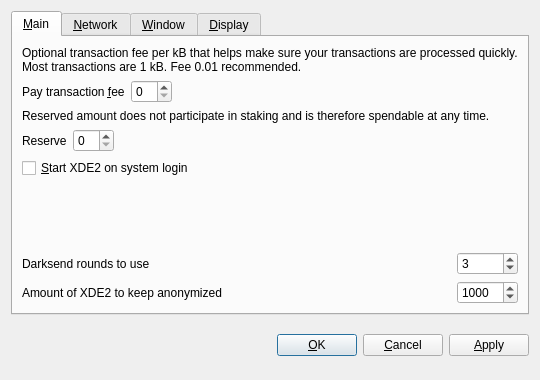
<?xml version="1.0" encoding="UTF-8"?>
<ui version="4.0">
 <class>OptionsDialog</class>
 <widget class="QDialog" name="OptionsDialog">
  <property name="geometry">
   <rect>
    <x>0</x>
    <y>0</y>
    <width>540</width>
    <height>380</height>
   </rect>
  </property>
  <property name="windowTitle">
   <string>Options</string>
  </property>
  <property name="modal">
   <bool>true</bool>
  </property>
  <layout class="QVBoxLayout" name="verticalLayout">
   <item>
    <widget class="QTabWidget" name="tabWidget">
     <property name="tabPosition">
      <enum>QTabWidget::North</enum>
     </property>
     <property name="currentIndex">
      <number>0</number>
     </property>
     <widget class="QWidget" name="tabMain">
      <attribute name="title">
       <string>&amp;Main</string>
      </attribute>
      <layout class="QGridLayout" name="gridLayout">
       <item row="0" column="0" colspan="2">
        <widget class="QLabel" name="transactionFeeInfoLabel">
         <property name="text">
          <string>Optional transaction fee per kB that helps make sure your transactions are processed quickly. Most transactions are 1 kB. Fee 0.01 recommended.</string>
         </property>
         <property name="textFormat">
          <enum>Qt::PlainText</enum>
         </property>
         <property name="wordWrap">
          <bool>true</bool>
         </property>
        </widget>
       </item>
       <item row="1" column="0">
        <layout class="QHBoxLayout" name="horizontalLayoutFee">
         <item>
          <widget class="QLabel" name="transactionFeeLabel">
           <property name="text">
            <string>Pay transaction &amp;fee</string>
           </property>
           <property name="textFormat">
            <enum>Qt::PlainText</enum>
           </property>
           <property name="buddy">
            <cstring>transactionFee</cstring>
           </property>
          </widget>
         </item>
         <item>
          <widget class="BitcoinAmountField" name="transactionFee"/>
         </item>
         <item>
          <spacer name="horizontalSpacerFee">
           <property name="orientation">
            <enum>Qt::Horizontal</enum>
           </property>
           <property name="sizeHint" stdset="0">
            <size>
             <width>40</width>
             <height>20</height>
            </size>
           </property>
          </spacer>
         </item>
        </layout>
       </item>
       <item row="2" column="0" colspan="2">
        <widget class="QLabel" name="reserveBalanceInfoLabel">
         <property name="text">
          <string>Reserved amount does not participate in staking and is therefore spendable at any time.</string>
         </property>
         <property name="textFormat">
          <enum>Qt::PlainText</enum>
         </property>
         <property name="wordWrap">
          <bool>true</bool>
         </property>
        </widget>
       </item>
       <item row="3" column="0">
        <layout class="QHBoxLayout" name="horizontalLayoutReserveBalance">
         <item>
          <widget class="QLabel" name="reserveBalanceLabel">
           <property name="text">
            <string>Reserve</string>
           </property>
           <property name="textFormat">
            <enum>Qt::PlainText</enum>
           </property>
           <property name="buddy">
            <cstring>reserveBalance</cstring>
           </property>
          </widget>
         </item>
         <item>
          <widget class="BitcoinAmountField" name="reserveBalance"/>
         </item>
         <item>
          <spacer name="horizontalSpacerReserveBalance">
           <property name="orientation">
            <enum>Qt::Horizontal</enum>
           </property>
           <property name="sizeHint" stdset="0">
            <size>
             <width>40</width>
             <height>20</height>
            </size>
           </property>
          </spacer>
         </item>
        </layout>
       </item>
       <item row="4" column="0">
        <widget class="QCheckBox" name="bitcoinAtStartup">
         <property name="toolTip">
          <string>Automatically start XDE2 after logging in to the system.</string>
         </property>
         <property name="text">
          <string>&amp;Start XDE2 on system login</string>
         </property>
        </widget>
       </item>
       <item row="5" column="0">
        <spacer name="verticalSpacer_Main">
         <property name="orientation">
          <enum>Qt::Vertical</enum>
         </property>
         <property name="sizeHint" stdset="0">
          <size>
           <width>20</width>
           <height>40</height>
          </size>
         </property>
        </spacer>
       </item>
       <item row="6" column="0">
        <widget class="QLabel" name="label">
         <property name="toolTip">
          <string>&lt;html&gt;&lt;head/&gt;&lt;body&gt;&lt;p&gt;This setting determines the amount of individual masternodes that an input will be anonymized through. More rounds of anonymization gives a higher degree of privacy, but also costs more in fees.&lt;/p&gt;&lt;/body&gt;&lt;/html&gt;</string>
         </property>
         <property name="text">
          <string>Darksend rounds to use</string>
         </property>
        </widget>
       </item>
       <item row="6" column="1">
        <widget class="QSpinBox" name="darksendRounds">
         <property name="minimum">
          <number>2</number>
         </property>
         <property name="maximum">
          <number>16</number>
         </property>
         <property name="value">
          <number>3</number>
         </property>
        </widget>
       </item>
       <item row="7" column="0">
        <widget class="QLabel" name="label_2">
         <property name="toolTip">
          <string>This amount acts as a threshold to turn off Darksend once it's reached.</string>
         </property>
         <property name="statusTip">
          <string notr="true"/>
         </property>
         <property name="whatsThis">
          <string notr="true"/>
         </property>
         <property name="accessibleName">
          <string notr="true"/>
         </property>
         <property name="accessibleDescription">
          <string notr="true"/>
         </property>
         <property name="text">
          <string>Amount of XDE2 to keep anonymized</string>
         </property>
        </widget>
       </item>
       <item row="7" column="1">
        <widget class="QSpinBox" name="anonymizeTransfer">
         <property name="minimum">
          <number>2</number>
         </property>
         <property name="maximum">
          <number>10000</number>
         </property>
         <property name="singleStep">
          <number>10</number>
         </property>
         <property name="value">
          <number>1000</number>
         </property>
        </widget>
       </item>
      </layout>
     </widget>
     <widget class="QWidget" name="tabNetwork">
      <attribute name="title">
       <string>&amp;Network</string>
      </attribute>
      <layout class="QVBoxLayout" name="verticalLayout_Network">
       <item>
        <widget class="QCheckBox" name="mapPortUpnp">
         <property name="toolTip">
          <string>Automatically open the XDE2 client port on the router. This only works when your router supports UPnP and it is enabled.</string>
         </property>
         <property name="text">
          <string>Map port using &amp;UPnP</string>
         </property>
        </widget>
       </item>
       <item>
        <widget class="QCheckBox" name="connectSocks">
         <property name="toolTip">
          <string>Connect to the XDE2 network through a SOCKS5 proxy (e.g. when connecting through Tor).</string>
         </property>
         <property name="text">
          <string>&amp;Connect through SOCKS5 proxy:</string>
         </property>
        </widget>
       </item>
       <item>
        <layout class="QHBoxLayout" name="horizontalLayout_Network">
         <item>
          <widget class="QLabel" name="proxyIpLabel">
           <property name="text">
            <string>Proxy &amp;IP:</string>
           </property>
           <property name="textFormat">
            <enum>Qt::PlainText</enum>
           </property>
           <property name="buddy">
            <cstring>proxyIp</cstring>
           </property>
          </widget>
         </item>
         <item>
          <widget class="QValidatedLineEdit" name="proxyIp">
           <property name="maximumSize">
            <size>
             <width>140</width>
             <height>16777215</height>
            </size>
           </property>
           <property name="toolTip">
            <string>IP address of the proxy (e.g. 127.0.0.1)</string>
           </property>
          </widget>
         </item>
         <item>
          <widget class="QLabel" name="proxyPortLabel">
           <property name="text">
            <string>&amp;Port:</string>
           </property>
           <property name="textFormat">
            <enum>Qt::PlainText</enum>
           </property>
           <property name="buddy">
            <cstring>proxyPort</cstring>
           </property>
          </widget>
         </item>
         <item>
          <widget class="QLineEdit" name="proxyPort">
           <property name="maximumSize">
            <size>
             <width>55</width>
             <height>16777215</height>
            </size>
           </property>
           <property name="toolTip">
            <string>Port of the proxy (e.g. 9050)</string>
           </property>
          </widget>
         </item>
         <item>
          <spacer name="horizontalSpacer_Network">
           <property name="orientation">
            <enum>Qt::Horizontal</enum>
           </property>
           <property name="sizeHint" stdset="0">
            <size>
             <width>40</width>
             <height>20</height>
            </size>
           </property>
          </spacer>
         </item>
        </layout>
       </item>
       <item>
        <spacer name="verticalSpacer_Network">
         <property name="orientation">
          <enum>Qt::Vertical</enum>
         </property>
         <property name="sizeHint" stdset="0">
          <size>
           <width>20</width>
           <height>40</height>
          </size>
         </property>
        </spacer>
       </item>
      </layout>
     </widget>
     <widget class="QWidget" name="tabWindow">
      <attribute name="title">
       <string>&amp;Window</string>
      </attribute>
      <layout class="QVBoxLayout" name="verticalLayout_Window">
       <item>
        <widget class="QCheckBox" name="minimizeToTray">
         <property name="toolTip">
          <string>Show only a tray icon after minimizing the window.</string>
         </property>
         <property name="text">
          <string>&amp;Minimize to the tray instead of the taskbar</string>
         </property>
        </widget>
       </item>
       <item>
        <widget class="QCheckBox" name="minimizeOnClose">
         <property name="toolTip">
          <string>Minimize instead of exit the application when the window is closed. When this option is enabled, the application will be closed only after selecting Quit in the menu.</string>
         </property>
         <property name="text">
          <string>M&amp;inimize on close</string>
         </property>
        </widget>
       </item>
       <item>
        <spacer name="verticalSpacer_Window">
         <property name="orientation">
          <enum>Qt::Vertical</enum>
         </property>
         <property name="sizeHint" stdset="0">
          <size>
           <width>20</width>
           <height>40</height>
          </size>
         </property>
        </spacer>
       </item>
      </layout>
     </widget>
     <widget class="QWidget" name="tabDisplay">
      <attribute name="title">
       <string>&amp;Display</string>
      </attribute>
      <layout class="QVBoxLayout" name="verticalLayout_Display">
       <item>
        <layout class="QHBoxLayout" name="horizontalLayout_1_Display">
         <item>
          <widget class="QLabel" name="langLabel">
           <property name="text">
            <string>User Interface &amp;language:</string>
           </property>
           <property name="textFormat">
            <enum>Qt::PlainText</enum>
           </property>
           <property name="buddy">
            <cstring>lang</cstring>
           </property>
          </widget>
         </item>
         <item>
          <widget class="QValueComboBox" name="lang">
           <property name="toolTip">
            <string>The user interface language can be set here. This setting will take effect after restarting XDE2.</string>
           </property>
          </widget>
         </item>
        </layout>
       </item>
       <item>
        <layout class="QHBoxLayout" name="horizontalLayout_2_Display">
         <item>
          <widget class="QLabel" name="unitLabel">
           <property name="text">
            <string>&amp;Unit to show amounts in:</string>
           </property>
           <property name="textFormat">
            <enum>Qt::PlainText</enum>
           </property>
           <property name="buddy">
            <cstring>unit</cstring>
           </property>
          </widget>
         </item>
         <item>
          <widget class="QValueComboBox" name="unit">
           <property name="toolTip">
            <string>Choose the default subdivision unit to show in the interface and when sending coins.</string>
           </property>
          </widget>
         </item>
        </layout>
       </item>
       <item>
        <widget class="QCheckBox" name="coinControlFeatures">
         <property name="toolTip">
          <string>Whether to show coin control features or not.</string>
         </property>
         <property name="text">
          <string>Display coin &amp;control features (experts only!)</string>
         </property>
        </widget>
       </item>
       <item>
        <widget class="QCheckBox" name="useBlackTheme">
         <property name="text">
          <string>Use black visual theme (requires restart)</string>
         </property>
        </widget>
       </item>
       <item>
        <spacer name="verticalSpacer_Display">
         <property name="orientation">
          <enum>Qt::Vertical</enum>
         </property>
         <property name="sizeHint" stdset="0">
          <size>
           <width>20</width>
           <height>40</height>
          </size>
         </property>
        </spacer>
       </item>
      </layout>
     </widget>
    </widget>
   </item>
   <item>
    <layout class="QHBoxLayout" name="horizontalLayout_Buttons">
     <item>
      <spacer name="horizontalSpacer_1">
       <property name="orientation">
        <enum>Qt::Horizontal</enum>
       </property>
       <property name="sizeHint" stdset="0">
        <size>
         <width>40</width>
         <height>48</height>
        </size>
       </property>
      </spacer>
     </item>
     <item>
      <widget class="QLabel" name="statusLabel">
       <property name="font">
        <font>
         <weight>75</weight>
         <bold>true</bold>
        </font>
       </property>
       <property name="text">
        <string/>
       </property>
       <property name="textFormat">
        <enum>Qt::PlainText</enum>
       </property>
       <property name="wordWrap">
        <bool>true</bool>
       </property>
      </widget>
     </item>
     <item>
      <spacer name="horizontalSpacer_2">
       <property name="orientation">
        <enum>Qt::Horizontal</enum>
       </property>
       <property name="sizeHint" stdset="0">
        <size>
         <width>40</width>
         <height>48</height>
        </size>
       </property>
      </spacer>
     </item>
     <item>
      <widget class="QPushButton" name="okButton">
       <property name="text">
        <string>&amp;OK</string>
       </property>
      </widget>
     </item>
     <item>
      <widget class="QPushButton" name="cancelButton">
       <property name="text">
        <string>&amp;Cancel</string>
       </property>
       <property name="autoDefault">
        <bool>false</bool>
       </property>
      </widget>
     </item>
     <item>
      <widget class="QPushButton" name="applyButton">
       <property name="text">
        <string>&amp;Apply</string>
       </property>
       <property name="autoDefault">
        <bool>false</bool>
       </property>
      </widget>
     </item>
    </layout>
   </item>
  </layout>
 </widget>
 <customwidgets>
  <customwidget>
   <class>BitcoinAmountField</class>
   <extends>QSpinBox</extends>
   <header>bitcoinamountfield.h</header>
   <container>1</container>
  </customwidget>
  <customwidget>
   <class>QValueComboBox</class>
   <extends>QComboBox</extends>
   <header>qvaluecombobox.h</header>
  </customwidget>
  <customwidget>
   <class>QValidatedLineEdit</class>
   <extends>QLineEdit</extends>
   <header>qvalidatedlineedit.h</header>
  </customwidget>
 </customwidgets>
 <resources/>
 <connections/>
</ui>
